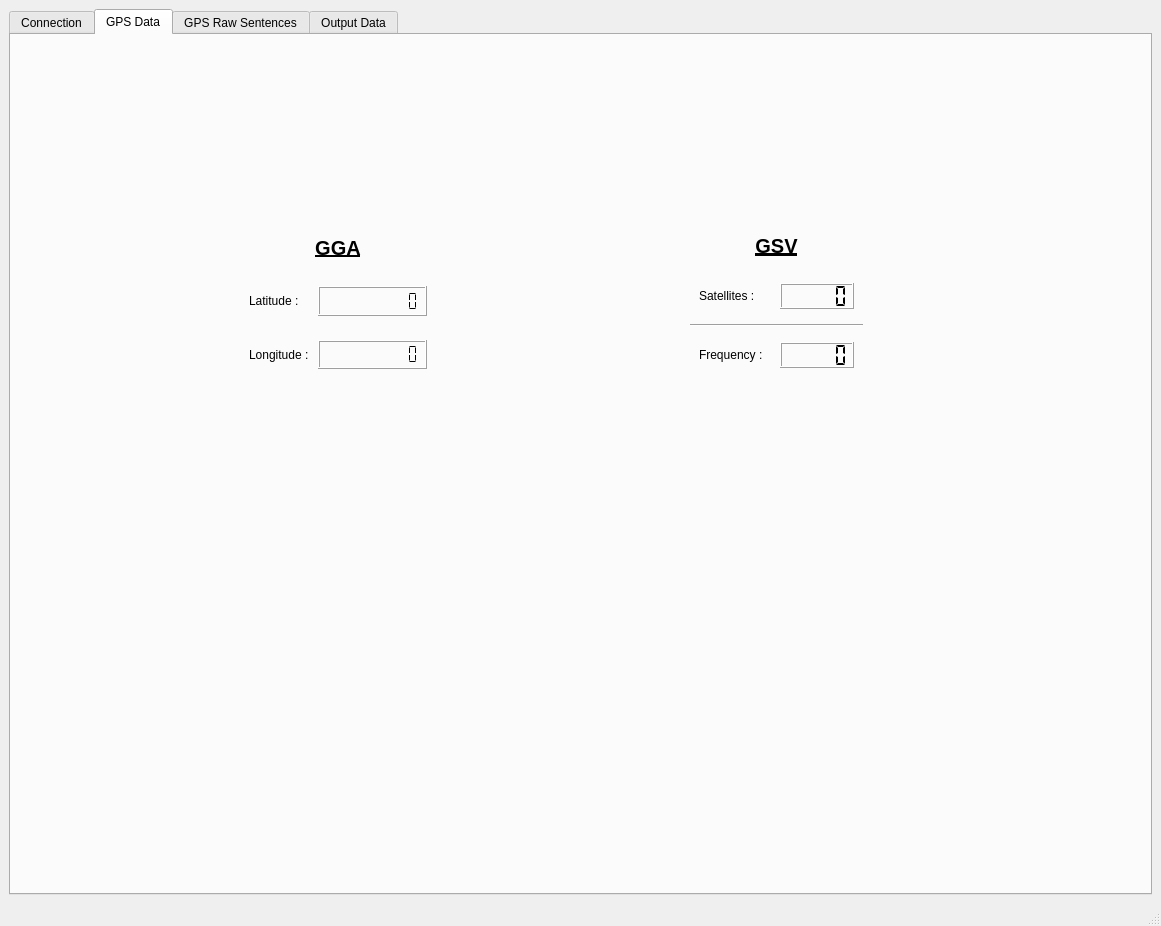
<?xml version="1.0" encoding="UTF-8"?>
<ui version="4.0">
 <class>GPS_Data_Displayer</class>
 <widget class="QMainWindow" name="GPS_Data_Displayer">
  <property name="geometry">
   <rect>
    <x>0</x>
    <y>0</y>
    <width>1161</width>
    <height>926</height>
   </rect>
  </property>
  <property name="windowTitle">
   <string>GPS_Data_Displayer</string>
  </property>
  <widget class="QWidget" name="centralwidget">
   <layout class="QHBoxLayout" name="horizontalLayout">
    <item>
     <widget class="QTabWidget" name="tabWidget">
      <property name="currentIndex">
       <number>1</number>
      </property>
      <widget class="QWidget" name="tab_connection">
       <attribute name="title">
        <string>Connection</string>
       </attribute>
       <layout class="QGridLayout" name="gridLayout_2">
        <item row="1" column="1">
         <widget class="QFrame" name="frame">
          <property name="minimumSize">
           <size>
            <width>300</width>
            <height>250</height>
           </size>
          </property>
          <property name="frameShape">
           <enum>QFrame::Shape::StyledPanel</enum>
          </property>
          <property name="frameShadow">
           <enum>QFrame::Shadow::Raised</enum>
          </property>
          <widget class="QWidget" name="horizontalLayoutWidget">
           <property name="geometry">
            <rect>
             <x>50</x>
             <y>20</y>
             <width>204</width>
             <height>91</height>
            </rect>
           </property>
           <layout class="QHBoxLayout" name="horizontalLayout_2">
            <property name="leftMargin">
             <number>9</number>
            </property>
            <property name="topMargin">
             <number>9</number>
            </property>
            <property name="rightMargin">
             <number>9</number>
            </property>
            <property name="bottomMargin">
             <number>9</number>
            </property>
            <item>
             <widget class="QComboBox" name="comboBox_available_ports">
              <property name="sizePolicy">
               <sizepolicy hsizetype="Fixed" vsizetype="Fixed">
                <horstretch>0</horstretch>
                <verstretch>0</verstretch>
               </sizepolicy>
              </property>
              <property name="minimumSize">
               <size>
                <width>100</width>
                <height>0</height>
               </size>
              </property>
             </widget>
            </item>
            <item>
             <widget class="QPushButton" name="pushButton_refresh_available_ports_list">
              <property name="font">
               <font>
                <pointsize>12</pointsize>
               </font>
              </property>
              <property name="text">
               <string>Refresh</string>
              </property>
              <property name="icon">
               <iconset theme="QIcon::ThemeIcon::ViewRefresh"/>
              </property>
              <property name="iconSize">
               <size>
                <width>10</width>
                <height>10</height>
               </size>
              </property>
             </widget>
            </item>
           </layout>
          </widget>
          <widget class="QFrame" name="gridFrame">
           <property name="geometry">
            <rect>
             <x>50</x>
             <y>140</y>
             <width>191</width>
             <height>101</height>
            </rect>
           </property>
           <layout class="QGridLayout" name="gridLayout_3">
            <property name="leftMargin">
             <number>9</number>
            </property>
            <property name="topMargin">
             <number>9</number>
            </property>
            <property name="rightMargin">
             <number>9</number>
            </property>
            <property name="bottomMargin">
             <number>9</number>
            </property>
            <property name="spacing">
             <number>9</number>
            </property>
            <item row="0" column="1">
             <widget class="QPushButton" name="pushButton_disconnect">
              <property name="font">
               <font>
                <pointsize>12</pointsize>
               </font>
              </property>
              <property name="text">
               <string>Disconnect</string>
              </property>
             </widget>
            </item>
            <item row="0" column="0">
             <widget class="QPushButton" name="pushButton_connect">
              <property name="font">
               <font>
                <pointsize>12</pointsize>
               </font>
              </property>
              <property name="text">
               <string>Connect</string>
              </property>
             </widget>
            </item>
            <item row="1" column="0" colspan="2">
             <widget class="QPlainTextEdit" name="plainTextEdit_connection_status">
              <property name="readOnly">
               <bool>true</bool>
              </property>
             </widget>
            </item>
           </layout>
          </widget>
         </widget>
        </item>
        <item row="1" column="2">
         <spacer name="horizontalSpacer_3">
          <property name="orientation">
           <enum>Qt::Orientation::Horizontal</enum>
          </property>
          <property name="sizeHint" stdset="0">
           <size>
            <width>40</width>
            <height>20</height>
           </size>
          </property>
         </spacer>
        </item>
        <item row="2" column="1">
         <spacer name="verticalSpacer_2">
          <property name="orientation">
           <enum>Qt::Orientation::Vertical</enum>
          </property>
          <property name="sizeType">
           <enum>QSizePolicy::Policy::Expanding</enum>
          </property>
          <property name="sizeHint" stdset="0">
           <size>
            <width>20</width>
            <height>285</height>
           </size>
          </property>
         </spacer>
        </item>
        <item row="0" column="1">
         <spacer name="verticalSpacer">
          <property name="orientation">
           <enum>Qt::Orientation::Vertical</enum>
          </property>
          <property name="sizeType">
           <enum>QSizePolicy::Policy::Expanding</enum>
          </property>
          <property name="sizeHint" stdset="0">
           <size>
            <width>20</width>
            <height>285</height>
           </size>
          </property>
         </spacer>
        </item>
        <item row="1" column="0">
         <spacer name="horizontalSpacer">
          <property name="orientation">
           <enum>Qt::Orientation::Horizontal</enum>
          </property>
          <property name="sizeType">
           <enum>QSizePolicy::Policy::Expanding</enum>
          </property>
          <property name="sizeHint" stdset="0">
           <size>
            <width>402</width>
            <height>20</height>
           </size>
          </property>
         </spacer>
        </item>
       </layout>
      </widget>
      <widget class="QWidget" name="tab_gps_decoded_data">
       <attribute name="title">
        <string>GPS Data</string>
       </attribute>
       <widget class="QWidget" name="verticalLayoutWidget">
        <property name="geometry">
         <rect>
          <x>220</x>
          <y>180</y>
          <width>214</width>
          <height>172</height>
         </rect>
        </property>
        <layout class="QVBoxLayout" name="verticalLayout_13">
         <property name="leftMargin">
          <number>9</number>
         </property>
         <property name="topMargin">
          <number>9</number>
         </property>
         <property name="rightMargin">
          <number>9</number>
         </property>
         <property name="bottomMargin">
          <number>9</number>
         </property>
         <item>
          <widget class="QLabel" name="label_10">
           <property name="font">
            <font>
             <pointsize>15</pointsize>
             <bold>true</bold>
             <underline>true</underline>
            </font>
           </property>
           <property name="text">
            <string>GGA</string>
           </property>
           <property name="alignment">
            <set>Qt::AlignmentFlag::AlignCenter</set>
           </property>
          </widget>
         </item>
         <item>
          <layout class="QHBoxLayout" name="horizontalLayout_6">
           <property name="leftMargin">
            <number>9</number>
           </property>
           <property name="topMargin">
            <number>9</number>
           </property>
           <property name="rightMargin">
            <number>9</number>
           </property>
           <property name="bottomMargin">
            <number>9</number>
           </property>
           <item>
            <widget class="QLabel" name="label_11">
             <property name="text">
              <string>Latitude :</string>
             </property>
            </widget>
           </item>
           <item>
            <widget class="QLCDNumber" name="lcdNumber_latitude">
             <property name="digitCount">
              <number>10</number>
             </property>
             <property name="segmentStyle">
              <enum>QLCDNumber::SegmentStyle::Flat</enum>
             </property>
            </widget>
           </item>
          </layout>
         </item>
         <item>
          <layout class="QHBoxLayout" name="horizontalLayout_7">
           <property name="leftMargin">
            <number>9</number>
           </property>
           <property name="topMargin">
            <number>9</number>
           </property>
           <property name="rightMargin">
            <number>9</number>
           </property>
           <property name="bottomMargin">
            <number>9</number>
           </property>
           <item>
            <widget class="QLabel" name="label_12">
             <property name="text">
              <string>Longitude : </string>
             </property>
            </widget>
           </item>
           <item>
            <widget class="QLCDNumber" name="lcdNumber_longitude">
             <property name="digitCount">
              <number>10</number>
             </property>
             <property name="segmentStyle">
              <enum>QLCDNumber::SegmentStyle::Flat</enum>
             </property>
            </widget>
           </item>
          </layout>
         </item>
        </layout>
       </widget>
       <widget class="QWidget" name="verticalLayoutWidget_2">
        <property name="geometry">
         <rect>
          <x>670</x>
          <y>180</y>
          <width>191</width>
          <height>171</height>
         </rect>
        </property>
        <layout class="QVBoxLayout" name="verticalLayout_14">
         <property name="leftMargin">
          <number>9</number>
         </property>
         <property name="topMargin">
          <number>9</number>
         </property>
         <property name="rightMargin">
          <number>9</number>
         </property>
         <property name="bottomMargin">
          <number>9</number>
         </property>
         <item>
          <widget class="QLabel" name="label_14">
           <property name="font">
            <font>
             <pointsize>15</pointsize>
             <bold>true</bold>
             <underline>true</underline>
            </font>
           </property>
           <property name="text">
            <string>GSV</string>
           </property>
           <property name="alignment">
            <set>Qt::AlignmentFlag::AlignCenter</set>
           </property>
          </widget>
         </item>
         <item>
          <layout class="QHBoxLayout" name="horizontalLayout_4">
           <property name="leftMargin">
            <number>9</number>
           </property>
           <property name="topMargin">
            <number>9</number>
           </property>
           <property name="rightMargin">
            <number>9</number>
           </property>
           <property name="bottomMargin">
            <number>9</number>
           </property>
           <item>
            <widget class="QLabel" name="label_9">
             <property name="text">
              <string>Satellites : </string>
             </property>
            </widget>
           </item>
           <item>
            <widget class="QLCDNumber" name="lcdNumber_satellitesInView">
             <property name="segmentStyle">
              <enum>QLCDNumber::SegmentStyle::Flat</enum>
             </property>
            </widget>
           </item>
          </layout>
         </item>
         <item>
          <widget class="Line" name="line_3">
           <property name="orientation">
            <enum>Qt::Orientation::Horizontal</enum>
           </property>
          </widget>
         </item>
         <item>
          <layout class="QHBoxLayout" name="horizontalLayout_8">
           <property name="leftMargin">
            <number>9</number>
           </property>
           <property name="topMargin">
            <number>9</number>
           </property>
           <property name="rightMargin">
            <number>9</number>
           </property>
           <property name="bottomMargin">
            <number>9</number>
           </property>
           <item>
            <widget class="QLabel" name="label_13">
             <property name="text">
              <string>Frequency :</string>
             </property>
            </widget>
           </item>
           <item>
            <widget class="QLCDNumber" name="lcdNumber_frequency_satellites">
             <property name="frameShadow">
              <enum>QFrame::Shadow::Raised</enum>
             </property>
             <property name="smallDecimalPoint">
              <bool>false</bool>
             </property>
             <property name="digitCount">
              <number>5</number>
             </property>
             <property name="segmentStyle">
              <enum>QLCDNumber::SegmentStyle::Flat</enum>
             </property>
            </widget>
           </item>
          </layout>
         </item>
        </layout>
       </widget>
      </widget>
      <widget class="QWidget" name="tab_gps_raw_data">
       <attribute name="title">
        <string>GPS Raw Sentences</string>
       </attribute>
       <layout class="QGridLayout" name="gridLayout">
        <item row="3" column="1">
         <widget class="QPushButton" name="pushButton_clear_raw_sentences_screens">
          <property name="font">
           <font>
            <pointsize>12</pointsize>
           </font>
          </property>
          <property name="text">
           <string> Clear</string>
          </property>
          <property name="icon">
           <iconset theme="QIcon::ThemeIcon::EditDelete"/>
          </property>
         </widget>
        </item>
        <item row="3" column="2">
         <widget class="QPushButton" name="pushButton_freeze_raw_sentences_screens">
          <property name="font">
           <font>
            <pointsize>12</pointsize>
           </font>
          </property>
          <property name="text">
           <string> Freeze</string>
          </property>
          <property name="icon">
           <iconset theme="QIcon::ThemeIcon::MediaPlaybackPause"/>
          </property>
          <property name="checkable">
           <bool>true</bool>
          </property>
         </widget>
        </item>
        <item row="2" column="2">
         <layout class="QVBoxLayout" name="verticalLayout_8">
          <property name="leftMargin">
           <number>9</number>
          </property>
          <property name="topMargin">
           <number>9</number>
          </property>
          <property name="rightMargin">
           <number>9</number>
          </property>
          <property name="bottomMargin">
           <number>9</number>
          </property>
          <item>
           <widget class="QLabel" name="label_7">
            <property name="font">
             <font>
              <pointsize>17</pointsize>
              <bold>true</bold>
             </font>
            </property>
            <property name="text">
             <string>GSA</string>
            </property>
            <property name="alignment">
             <set>Qt::AlignmentFlag::AlignCenter</set>
            </property>
           </widget>
          </item>
          <item>
           <widget class="QPlainTextEdit" name="plainTextEdit_gsa">
            <property name="readOnly">
             <bool>true</bool>
            </property>
           </widget>
          </item>
         </layout>
        </item>
        <item row="1" column="2">
         <layout class="QVBoxLayout" name="verticalLayout_2">
          <property name="leftMargin">
           <number>9</number>
          </property>
          <property name="topMargin">
           <number>9</number>
          </property>
          <property name="rightMargin">
           <number>9</number>
          </property>
          <property name="bottomMargin">
           <number>9</number>
          </property>
          <item>
           <widget class="QLabel" name="label_2">
            <property name="font">
             <font>
              <pointsize>17</pointsize>
              <bold>true</bold>
             </font>
            </property>
            <property name="text">
             <string>GGA</string>
            </property>
            <property name="alignment">
             <set>Qt::AlignmentFlag::AlignCenter</set>
            </property>
           </widget>
          </item>
          <item>
           <widget class="QPlainTextEdit" name="plainTextEdit_gga">
            <property name="readOnly">
             <bool>true</bool>
            </property>
           </widget>
          </item>
         </layout>
        </item>
        <item row="1" column="4">
         <layout class="QVBoxLayout" name="verticalLayout_7">
          <property name="leftMargin">
           <number>9</number>
          </property>
          <property name="topMargin">
           <number>9</number>
          </property>
          <property name="rightMargin">
           <number>9</number>
          </property>
          <property name="bottomMargin">
           <number>9</number>
          </property>
          <item>
           <widget class="QLabel" name="label_8">
            <property name="font">
             <font>
              <pointsize>17</pointsize>
              <bold>true</bold>
             </font>
            </property>
            <property name="text">
             <string>VTG</string>
            </property>
            <property name="alignment">
             <set>Qt::AlignmentFlag::AlignCenter</set>
            </property>
           </widget>
          </item>
          <item>
           <widget class="QPlainTextEdit" name="plainTextEdit_vtg">
            <property name="readOnly">
             <bool>true</bool>
            </property>
           </widget>
          </item>
         </layout>
        </item>
        <item row="2" column="1">
         <layout class="QVBoxLayout" name="verticalLayout_4">
          <property name="leftMargin">
           <number>9</number>
          </property>
          <property name="topMargin">
           <number>9</number>
          </property>
          <property name="rightMargin">
           <number>9</number>
          </property>
          <property name="bottomMargin">
           <number>9</number>
          </property>
          <item>
           <widget class="QLabel" name="label_4">
            <property name="font">
             <font>
              <pointsize>17</pointsize>
              <bold>true</bold>
             </font>
            </property>
            <property name="text">
             <string>GLL</string>
            </property>
            <property name="alignment">
             <set>Qt::AlignmentFlag::AlignCenter</set>
            </property>
           </widget>
          </item>
          <item>
           <widget class="QPlainTextEdit" name="plainTextEdit_gll">
            <property name="readOnly">
             <bool>true</bool>
            </property>
           </widget>
          </item>
         </layout>
        </item>
        <item row="2" column="0">
         <layout class="QVBoxLayout" name="verticalLayout_3">
          <property name="leftMargin">
           <number>9</number>
          </property>
          <property name="topMargin">
           <number>9</number>
          </property>
          <property name="rightMargin">
           <number>9</number>
          </property>
          <property name="bottomMargin">
           <number>9</number>
          </property>
          <item>
           <widget class="QLabel" name="label_3">
            <property name="font">
             <font>
              <pointsize>17</pointsize>
              <bold>true</bold>
             </font>
            </property>
            <property name="text">
             <string>GSV</string>
            </property>
            <property name="alignment">
             <set>Qt::AlignmentFlag::AlignCenter</set>
            </property>
           </widget>
          </item>
          <item>
           <widget class="QPlainTextEdit" name="plainTextEdit_gsv">
            <property name="readOnly">
             <bool>true</bool>
            </property>
           </widget>
          </item>
         </layout>
        </item>
        <item row="1" column="0">
         <layout class="QVBoxLayout" name="verticalLayout_5">
          <property name="leftMargin">
           <number>9</number>
          </property>
          <property name="topMargin">
           <number>9</number>
          </property>
          <property name="rightMargin">
           <number>9</number>
          </property>
          <property name="bottomMargin">
           <number>9</number>
          </property>
          <item>
           <widget class="QLabel" name="label_5">
            <property name="font">
             <font>
              <pointsize>17</pointsize>
              <bold>true</bold>
             </font>
            </property>
            <property name="text">
             <string>TXT</string>
            </property>
            <property name="alignment">
             <set>Qt::AlignmentFlag::AlignCenter</set>
            </property>
           </widget>
          </item>
          <item>
           <widget class="QPlainTextEdit" name="plainTextEdit_txt">
            <property name="readOnly">
             <bool>true</bool>
            </property>
           </widget>
          </item>
         </layout>
        </item>
        <item row="2" column="4">
         <layout class="QVBoxLayout" name="verticalLayout_6">
          <property name="leftMargin">
           <number>9</number>
          </property>
          <property name="topMargin">
           <number>9</number>
          </property>
          <property name="rightMargin">
           <number>9</number>
          </property>
          <property name="bottomMargin">
           <number>9</number>
          </property>
          <item>
           <widget class="QLabel" name="label_6">
            <property name="font">
             <font>
              <pointsize>17</pointsize>
              <bold>true</bold>
             </font>
            </property>
            <property name="text">
             <string>Others</string>
            </property>
            <property name="alignment">
             <set>Qt::AlignmentFlag::AlignCenter</set>
            </property>
           </widget>
          </item>
          <item>
           <widget class="QPlainTextEdit" name="plainTextEdit_others">
            <property name="readOnly">
             <bool>true</bool>
            </property>
           </widget>
          </item>
         </layout>
        </item>
        <item row="1" column="1">
         <layout class="QVBoxLayout" name="verticalLayout">
          <property name="leftMargin">
           <number>9</number>
          </property>
          <property name="topMargin">
           <number>9</number>
          </property>
          <property name="rightMargin">
           <number>9</number>
          </property>
          <property name="bottomMargin">
           <number>9</number>
          </property>
          <item>
           <widget class="QLabel" name="label">
            <property name="font">
             <font>
              <pointsize>17</pointsize>
              <bold>true</bold>
             </font>
            </property>
            <property name="text">
             <string>RMC</string>
            </property>
            <property name="alignment">
             <set>Qt::AlignmentFlag::AlignCenter</set>
            </property>
           </widget>
          </item>
          <item>
           <widget class="QPlainTextEdit" name="plainTextEdit_rmc">
            <property name="readOnly">
             <bool>true</bool>
            </property>
           </widget>
          </item>
         </layout>
        </item>
       </layout>
      </widget>
      <widget class="QWidget" name="tab_output_data">
       <attribute name="title">
        <string>Output Data</string>
       </attribute>
       <widget class="QFrame" name="verticalFrame_udp_output">
        <property name="geometry">
         <rect>
          <x>70</x>
          <y>160</y>
          <width>221</width>
          <height>491</height>
         </rect>
        </property>
        <property name="frameShape">
         <enum>QFrame::Shape::StyledPanel</enum>
        </property>
        <layout class="QVBoxLayout" name="verticalLayout_10">
         <property name="leftMargin">
          <number>9</number>
         </property>
         <property name="topMargin">
          <number>9</number>
         </property>
         <property name="rightMargin">
          <number>9</number>
         </property>
         <property name="bottomMargin">
          <number>9</number>
         </property>
         <item>
          <widget class="QLabel" name="label_16">
           <property name="font">
            <font>
             <pointsize>15</pointsize>
             <bold>true</bold>
             <underline>true</underline>
            </font>
           </property>
           <property name="text">
            <string>UDP Output</string>
           </property>
           <property name="alignment">
            <set>Qt::AlignmentFlag::AlignCenter</set>
           </property>
          </widget>
         </item>
         <item>
          <layout class="QHBoxLayout" name="horizontalLayout_10">
           <property name="leftMargin">
            <number>9</number>
           </property>
           <property name="topMargin">
            <number>9</number>
           </property>
           <property name="rightMargin">
            <number>9</number>
           </property>
           <property name="bottomMargin">
            <number>9</number>
           </property>
           <item>
            <widget class="QLabel" name="label_17">
             <property name="sizePolicy">
              <sizepolicy hsizetype="Maximum" vsizetype="Preferred">
               <horstretch>0</horstretch>
               <verstretch>0</verstretch>
              </sizepolicy>
             </property>
             <property name="text">
              <string>Method :</string>
             </property>
            </widget>
           </item>
           <item>
            <widget class="QComboBox" name="comboBox_udp_host_address">
             <item>
              <property name="text">
               <string>Broadcast</string>
              </property>
             </item>
             <item>
              <property name="text">
               <string>Unicast</string>
              </property>
             </item>
             <item>
              <property name="text">
               <string>Multicast</string>
              </property>
             </item>
            </widget>
           </item>
          </layout>
         </item>
         <item>
          <widget class="QFrame" name="horizontalFrame_udp_ip_address">
           <layout class="QHBoxLayout" name="horizontalLayout_11">
            <property name="leftMargin">
             <number>9</number>
            </property>
            <property name="topMargin">
             <number>9</number>
            </property>
            <property name="rightMargin">
             <number>9</number>
            </property>
            <property name="bottomMargin">
             <number>9</number>
            </property>
            <item>
             <widget class="QLabel" name="label_18">
              <property name="text">
               <string>IP Address :</string>
              </property>
             </widget>
            </item>
            <item>
             <widget class="QLineEdit" name="lineEdit_udp_ip_address">
              <property name="text">
               <string>255.255.255.255</string>
              </property>
             </widget>
            </item>
           </layout>
          </widget>
         </item>
         <item>
          <layout class="QHBoxLayout" name="horizontalLayout_3">
           <property name="leftMargin">
            <number>9</number>
           </property>
           <property name="topMargin">
            <number>9</number>
           </property>
           <property name="rightMargin">
            <number>9</number>
           </property>
           <property name="bottomMargin">
            <number>9</number>
           </property>
           <item>
            <widget class="QLabel" name="label_15">
             <property name="text">
              <string>Port :</string>
             </property>
             <property name="alignment">
              <set>Qt::AlignmentFlag::AlignCenter</set>
             </property>
            </widget>
           </item>
           <item>
            <widget class="QSpinBox" name="spinBox">
             <property name="maximum">
              <number>99999</number>
             </property>
             <property name="value">
              <number>1024</number>
             </property>
            </widget>
           </item>
          </layout>
         </item>
         <item>
          <widget class="Line" name="line">
           <property name="orientation">
            <enum>Qt::Orientation::Horizontal</enum>
           </property>
          </widget>
         </item>
         <item>
          <layout class="QGridLayout" name="gridLayout_4">
           <property name="leftMargin">
            <number>9</number>
           </property>
           <property name="topMargin">
            <number>9</number>
           </property>
           <property name="rightMargin">
            <number>9</number>
           </property>
           <property name="bottomMargin">
            <number>9</number>
           </property>
           <item row="6" column="0">
            <widget class="QCheckBox" name="checkBox_udp_output_others">
             <property name="text">
              <string>Others</string>
             </property>
            </widget>
           </item>
           <item row="0" column="0">
            <widget class="QCheckBox" name="checkBox_udp_output_gga">
             <property name="text">
              <string>GGA</string>
             </property>
            </widget>
           </item>
           <item row="1" column="0">
            <widget class="QCheckBox" name="checkBox_udp_output_rmc">
             <property name="text">
              <string>RMC</string>
             </property>
            </widget>
           </item>
           <item row="3" column="0">
            <widget class="QCheckBox" name="checkBox_udp_output_gll">
             <property name="text">
              <string>GLL</string>
             </property>
            </widget>
           </item>
           <item row="0" column="1">
            <widget class="QCheckBox" name="checkBox_udp_output_gsv">
             <property name="text">
              <string>GSV</string>
             </property>
            </widget>
           </item>
           <item row="1" column="1">
            <widget class="QCheckBox" name="checkBox_udp_output_gsa">
             <property name="text">
              <string>GSA</string>
             </property>
            </widget>
           </item>
           <item row="3" column="1">
            <widget class="QCheckBox" name="checkBox_udp_output_vtg">
             <property name="text">
              <string>VTG</string>
             </property>
            </widget>
           </item>
          </layout>
         </item>
         <item>
          <widget class="Line" name="line_2">
           <property name="orientation">
            <enum>Qt::Orientation::Horizontal</enum>
           </property>
          </widget>
         </item>
         <item>
          <widget class="QFrame" name="horizontalFrame_2">
           <property name="sizePolicy">
            <sizepolicy hsizetype="Preferred" vsizetype="Maximum">
             <horstretch>0</horstretch>
             <verstretch>0</verstretch>
            </sizepolicy>
           </property>
           <layout class="QHBoxLayout" name="horizontalLayout_5">
            <item>
             <widget class="QPushButton" name="pushButton_check_all_udp_output">
              <property name="text">
               <string>Check All</string>
              </property>
             </widget>
            </item>
            <item>
             <widget class="QPushButton" name="pushButtonuncheck_all_udp_output">
              <property name="text">
               <string>Uncheck All</string>
              </property>
             </widget>
            </item>
           </layout>
          </widget>
         </item>
        </layout>
       </widget>
      </widget>
     </widget>
    </item>
   </layout>
  </widget>
  <widget class="QStatusBar" name="statusbar"/>
 </widget>
 <resources/>
 <connections/>
</ui>
